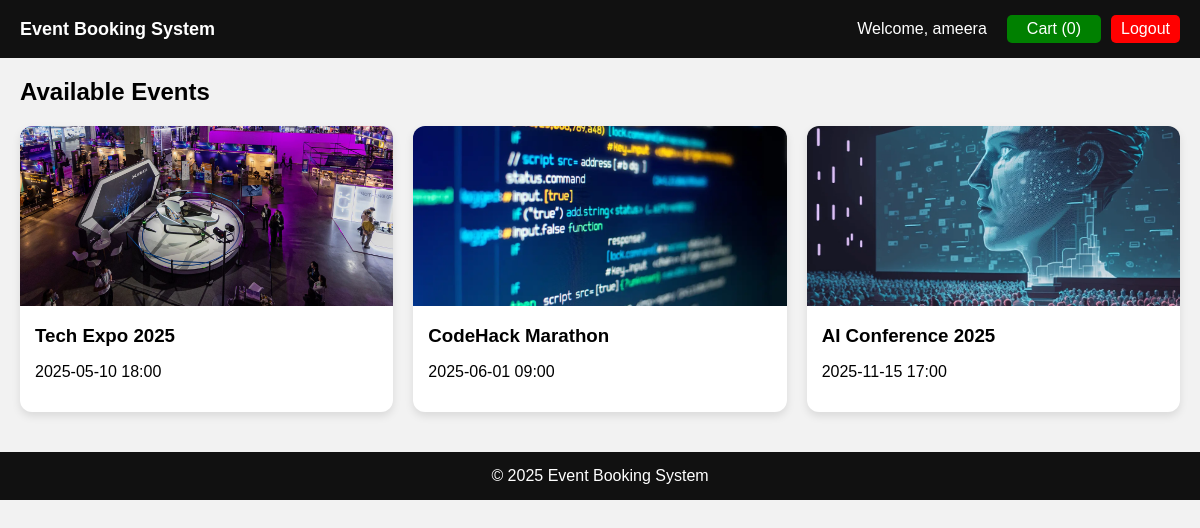
The page /home.php (signed in) on the database its author committed.
### tables this page shows
CREATE TABLE events (
    id INTEGER PRIMARY KEY AUTOINCREMENT,
    name TEXT NOT NULL,
    date TEXT NOT NULL,
    location TEXT NOT NULL,
    price REAL NOT NULL,
    image TEXT,
    max_tickets INTEGER NOT NULL
);

### home.php (the view, shortened to what this page needs)
<?php
require_once 'includes/config.php';
$name = $_SESSION['name'] ?? 'User';
$stmt = $conn->query("SELECT * FROM events");
$events = $stmt->fetchAll(PDO::FETCH_ASSOC);
?>
<!DOCTYPE html>
<html lang="en">
<head>
</head>
<body>
<header>
    <div class="brand"> <a href="home.php" style="color:white; text-decoration:none; font-weight:bold;">
        Event Booking System
    </a></div>
    <div class="header-right">
        <div class="welcome">Welcome, <?= htmlspecialchars($name) ?></div>
        <div class="cart"><a href="cart.php"
   style="background:green;
          padding:5px 10px;
          color:white;
          border-radius:5px;
          text-decoration:none;">
    Cart (<?= array_sum($_SESSION['cart'] ?? []) ?>)
</a></div>
        <a href="logout.php" class="logout">Logout</a>
    </div>
</header>
<h2>Available Events</h2>
<div class="container">
    <?php foreach ($events as $event): ?>
        <div class="card">
            <img src="images/<?= $event['image'] ?>" alt="<?= htmlspecialchars($event['name']) ?>">
            <div class="card-content">
                <h3><?= htmlspecialchars($event['name']) ?></h3>
                <p><?= $event['date'] ?></p>
            </div>
        </div>
    <?php endforeach; ?>
</div>
<footer>
    &copy; <?= date("Y") ?> Event Booking System
</footer>
</body>
</html>

### home.php (style rules this page uses)
* { box-sizing: border-box; }
body { font-family: Arial, sans-serif; margin: 0; padding: 0; background: #f2f2f2; }
header { background: #111; color: white; padding: 15px 20px; display: flex; justify-content: space-between; align-items: center; }
.brand { font-size: 18px; font-weight: bold; }
.header-right { display: flex; align-items: center; gap: 10px; }
.cart { background: green; color: white; padding: 5px 10px; border-radius: 5px; }
.logout { background: red; color: white; padding: 5px 10px; border-radius: 5px; text-decoration: none; }
.welcome { margin-right: 10px; }
h2 { padding: 20px; margin: 0; }
.container { padding: 0 20px 40px; display: grid; grid-template-columns: repeat(auto-fit, minmax(280px, 1fr)); gap: 20px; }
.card { background: white; border-radius: 12px; overflow: hidden; box-shadow: 0 4px 8px rgba(0,0,0,0.1); position: relative; transition: 0.3s; }
.card img { width: 100%; height: 180px; object-fit: cover; }
.card-content { padding: 15px; }
.card-content h3 { margin: 0 0 10px; }
footer { background: #111; color: white; text-align: center; padding: 15px; }

### rows shown on the page
events: image (picture), name "Tech Expo 2025", date "2025-05-10 18:00"
events: shows a picture, name "CodeHack Marathon", date "2025-06-01 09:00"
events: image (picture), name "AI Conference 2025", date "2025-11-15 17:00"

### other values the page prints
$name "ameera"
array_sum($_SESSION['cart'] ?? []) "0"
